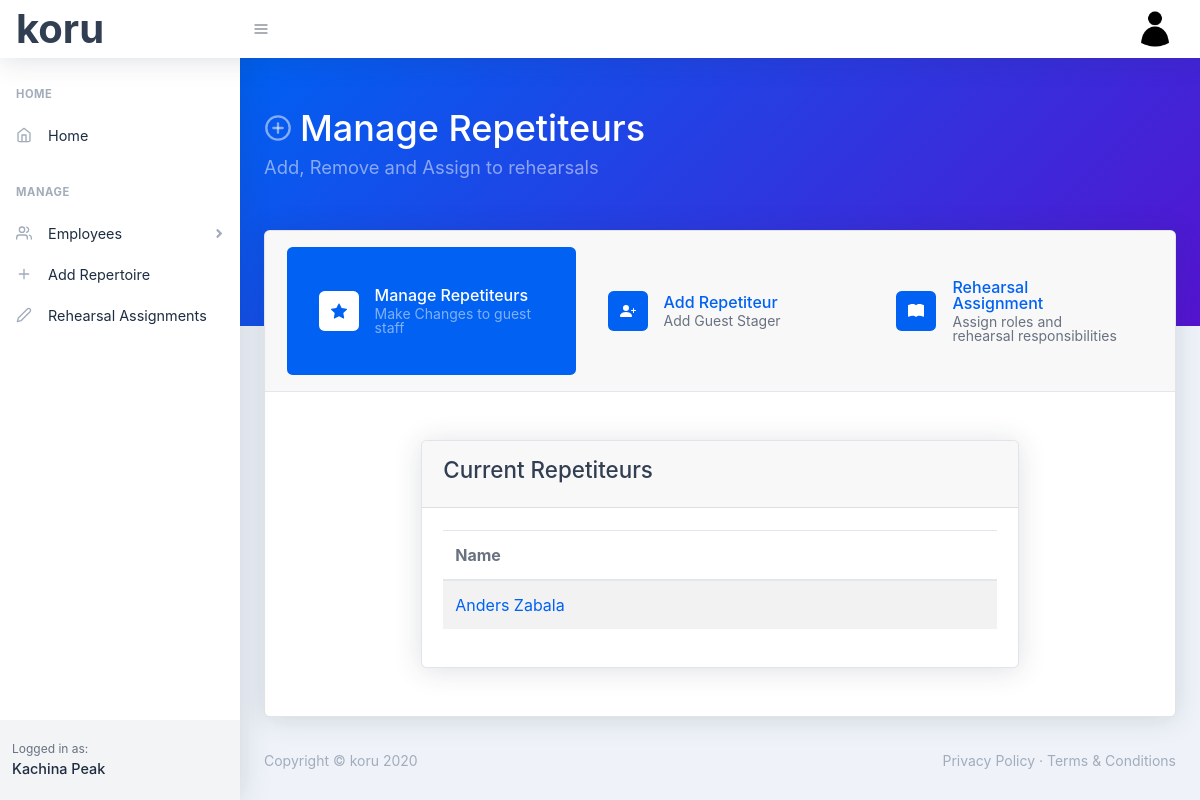
The app's page /manage-repetiteurs (signed in), older data.
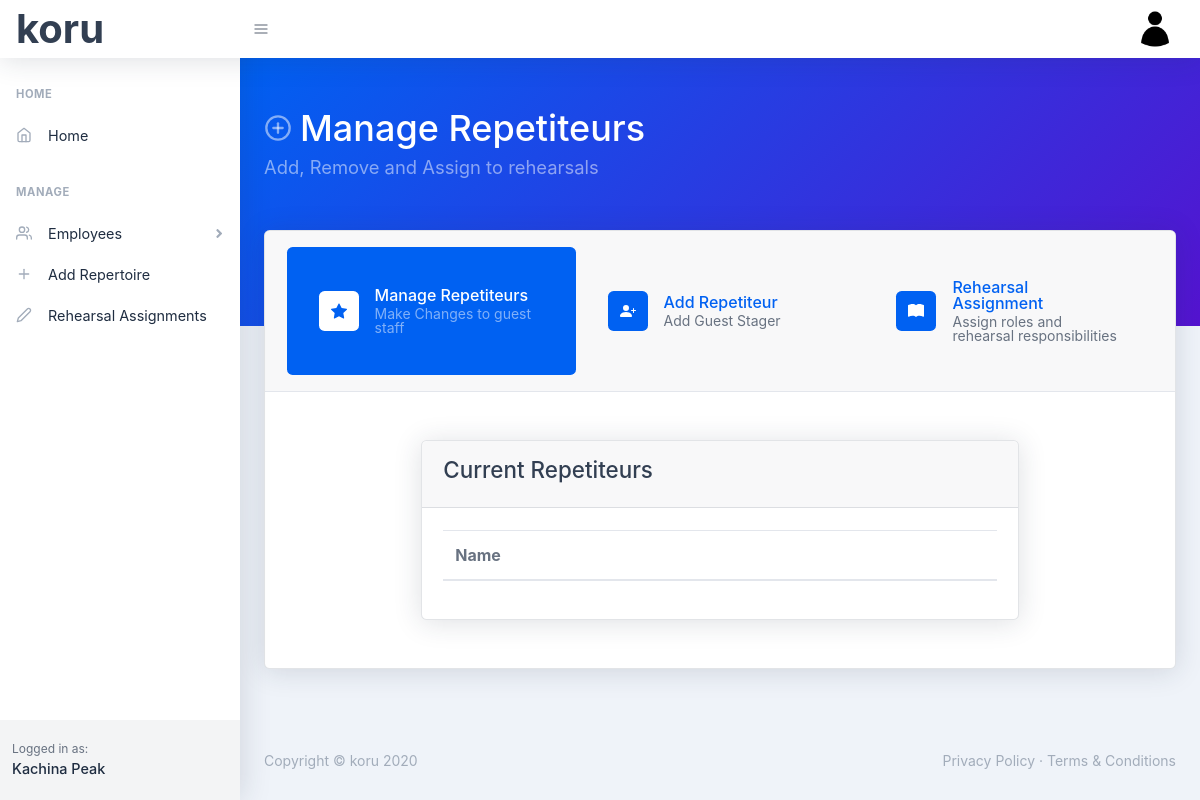
The same page, newer data.
### koru/models.py (models this page shows, shortened)
class Repetiteur(db.Model):
    id = db.Column(db.Integer, primary_key=True)
    first_name = db.Column(db.String(30), nullable=False)
    last_name = db.Column(db.String(30), nullable=False)
    gender = db.Column(db.String(20), nullable=False)
    user_id = db.Column(db.Integer, db.ForeignKey('user.id'), nullable=False)

### koru/repetiteurs/routes.py (the view)
@repetiteurs.route('/manage-repetiteurs', methods=['GET', 'POST'])
@login_required
def manage_repetiteurs():
    repetiteurs = Repetiteur.query.filter_by(company=current_user).all()
    return render_template('/manage-repetiteurs.html', title='Repetiteurs', manageActive='active', repetiteurs=repetiteurs)

### koru/models.py (called while the page is built)
@login_manager.user_loader
def load_user(user_id):
    return User.query.get(int(user_id))

### koru/templates/manage-repetiteurs.html
{% extends "manageRepetiteurLayout.html" %}
{% block repetiteurbody %}
<div class=" py-5 " >
    <div class="row justify-content-center">
        <div class="col-xxl-10 col-xl-8 col-sm-12">
            <div class="card">
                <div class="card-header"><h2>Current Repetiteurs</h2></div>
                <div class="card-body">
                    <table class="table table-striped table-responsive-sm table-responsive-md">
                        <thead>
                            <tr>
                                <th scope="col">Name</th>
                            </tr>
                        </thead>
                        <tbody>
                            {% for person in repetiteurs %}
                                <tr>
                                    <td> <a href="{{ url_for('repetiteurs.repetiteur', repetiteur_id=person.id) }}"> {{person.first_name}} {{ person.last_name }}</a></td>
                                </tr>
                            {% endfor %}
                        </tbody>
                    </table>
                </div>
            </div>
        </div>
    </div>
</div>
{% endblock %}

Row changes from the older to the newer data that the page shows:
removed Repetiteur: first_name "Anders", last_name "Zabala"
